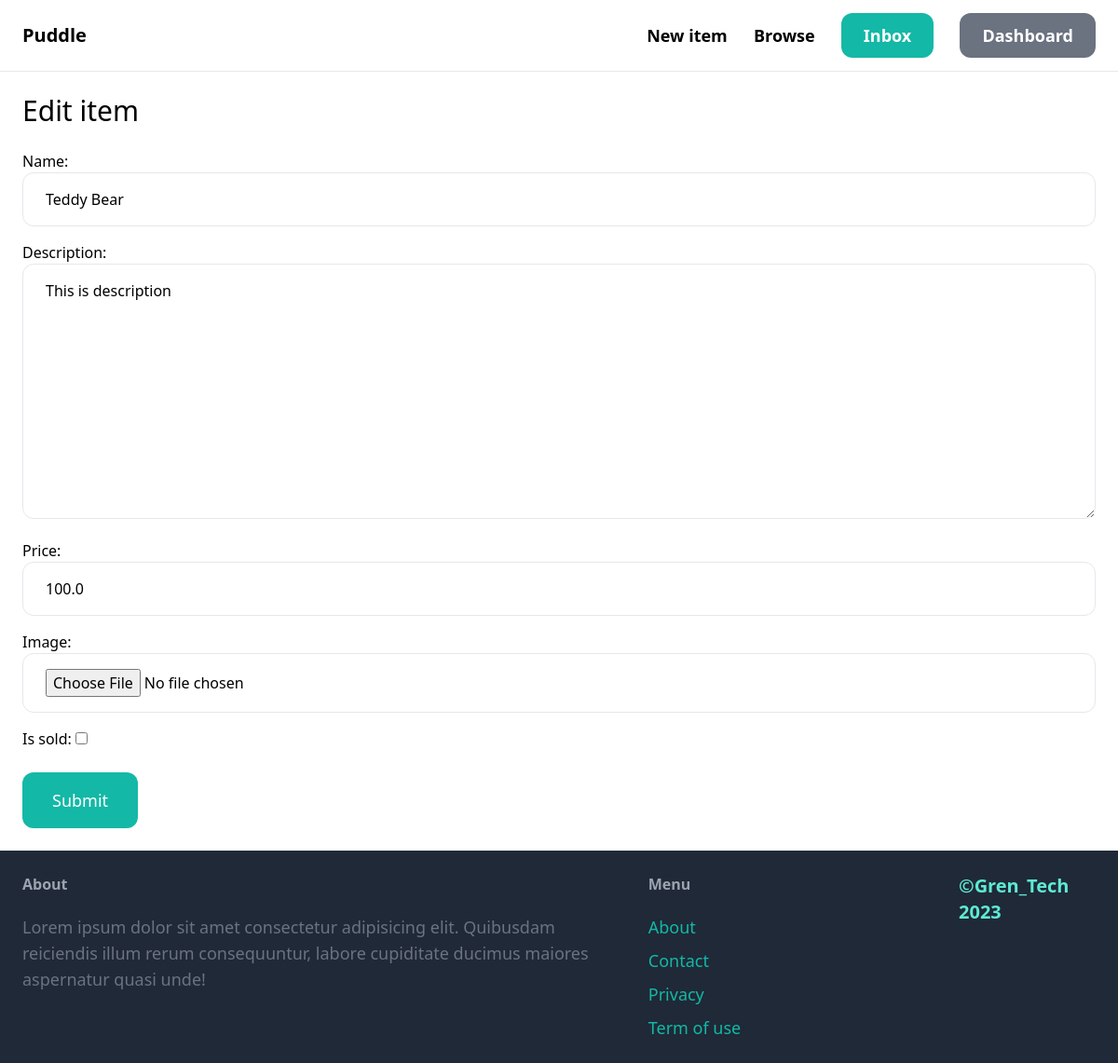
Screenshot of /item/1/edit (signed in) with the database file from the repository.
### item/models.py (models this page shows, shortened)
class Item(models.Model):
    category = models.ForeignKey(Category, related_name='items', on_delete=models.CASCADE)
    name = models.CharField(max_length=255)
    description = models.TextField(blank=True, null=True)
    price = models.FloatField()
    image = models.ImageField(upload_to='item_images', blank=True, null=True)
    is_sold = models.BooleanField(default=False)
    created_by = models.ForeignKey(User, related_name='items', on_delete=models.CASCADE)
    created_at = models.DateTimeField(auto_now_add=True)

### item/views.py (the view)
# urls.py: path('<int:pk>/edit', views.edit, name='edit'),
@login_required
def edit(request, pk):
    item =get_object_or_404(Item, pk=pk, created_by=request.user)
    if request.method == 'POST':
        form = EditItemForm(request.POST, request.FILES, instance=item)
        if form.is_valid():
            form.save()
            return redirect('item:detail', pk=item.id)
    else:
        form = EditItemForm(instance=item)
    return render(request, 'item/form.html', {
        'form': form,
        'title':'Edit item',
    })

### item/forms.py
class EditItemForm(forms.ModelForm):
    class Meta:
        model = Item
        fields =('name', 'description', 'price', 'image','is_sold')
        widgets = {
            'name': forms.TextInput(attrs={
            'class': INPUT_CLASSES
            }),
            'description': forms.Textarea(attrs={
            'class': INPUT_CLASSES
            }),
            'price': forms.TextInput(attrs={
            'class': INPUT_CLASSES
            }),
            'image': forms.FileInput(attrs={
            'class': INPUT_CLASSES
            }),
        }

### item/templates/item/form.html (shortened to what this page needs)
{% extends 'core/base.html' %}
{% block content %}
<h1 class="mb-6 text-3xl">{{title}}</h1>
<form method="post" action="." enctype="multipart/form-data">
    <div class="space-y-4">
        {{ form.as_p }}
    </div>
        <button class="mt-6 py-4 px-8 text-lg bg-teal-500 hover:bg-teal-700 rounded-xl text-white">Submit</button>
</form>
{% endblock  %}

### rows the page displays
Item: name "Teddy Bear", description "This is description", price "100.0"

### other values shown
{{ title }} "Edit item"
